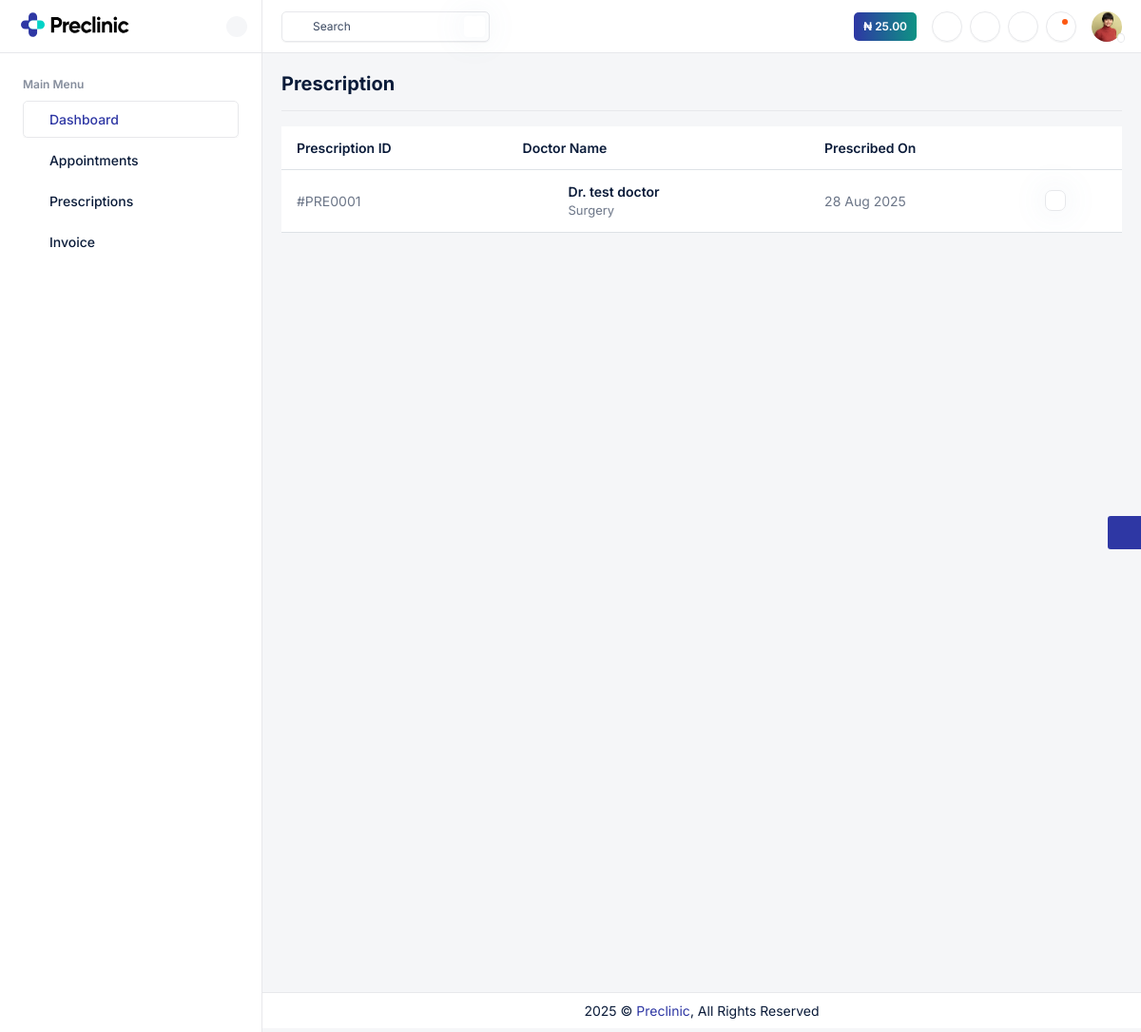
The app's page /patient/prescription/ (signed in), older data.
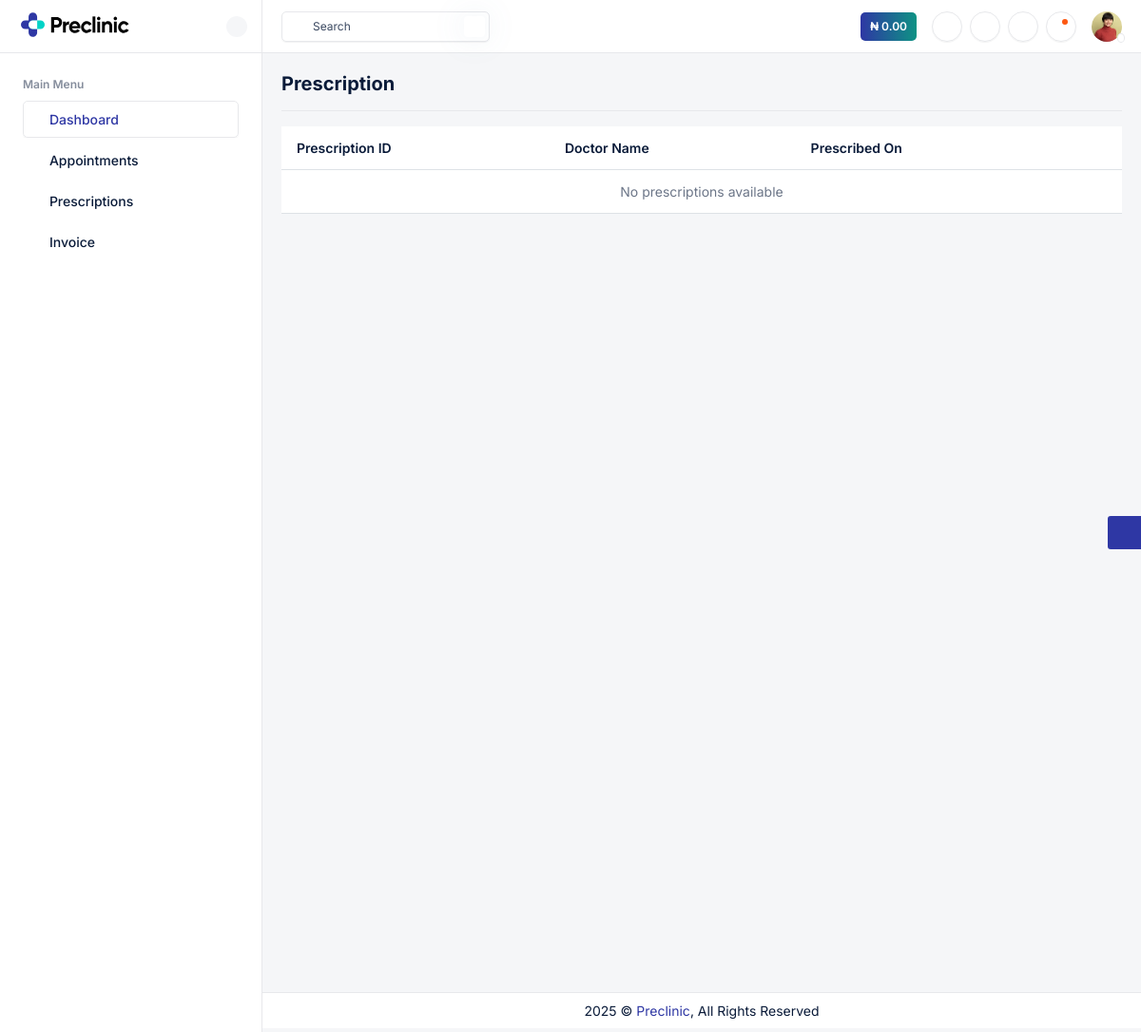
The same page, newer data.
### patients/models.py (models this page shows, shortened)
class Wallet(models.Model):
    patient = models.OneToOneField(
        "patients.Patient", on_delete=models.CASCADE, related_name="wallet"
    )
    balance = models.DecimalField(max_digits=12, decimal_places=2, default=0.00)
    created_at = models.DateTimeField(auto_now_add=True)
    updated_at = models.DateTimeField(auto_now=True)

class Prescription(models.Model):
    patient = models.ForeignKey("Patient", on_delete=models.CASCADE, related_name="prescriptions")
    doctor = models.ForeignKey("doctor.Doctor", on_delete=models.CASCADE, related_name="prescriptions")
    appointment = models.ForeignKey("Appointment", on_delete=models.SET_NULL, blank=True, null=True, related_name="prescriptions")
    title = models.CharField(max_length=100, blank=True, null=True)  # e.g. "Cardiology Prescription"
    department = models.CharField(max_length=100, blank=True, null=True)  # e.g. "Cardiology OP"
    consultation_type = models.CharField(max_length=50, blank=True, null=True)  # e.g. "Video" / "In-person"
    diagnosis = models.TextField(blank=True, null=True)
    notes = models.TextField(blank=True, null=True)
    advice = models.TextField(blank=True, null=True)  # for "Advice" section
    follow_up_notes = models.TextField(blank=True, null=True)  # e.g. "Follow up after 3 months"
    follow_up_date = models.DateField(blank=True, null=True)  # optional structured follow-up date
    doctor_signature = models.ImageField(upload_to="doctor_signatures/", blank=True, null=True)
    created_at = models.DateTimeField(auto_now_add=True)

### doctor/models.py (models this page shows, shortened)
class Doctor(models.Model):
    user = models.OneToOneField(User, on_delete=models.CASCADE, related_name="doctor_profile")
    first_name = models.CharField(max_length=20, blank=True, null=True)
    last_name = models.CharField(max_length=20, blank=True, null=True)
    doctor_id = models.CharField(max_length=20, unique=True)
    specialization = models.CharField(max_length=100)
    fee = models.CharField(max_length=20, blank=True, null=True)
    phone_number = models.CharField(max_length=20, blank=True, null=True)
    room_number = models.CharField(max_length=20, blank=True, null=True)
    date_registered = models.DateTimeField(auto_now_add=True)

### patients/views.py (the view)
# urls.py: path("prescription/", prescription, name="prescription"),
@login_required
def prescription(request):
    prescriptions = Prescription.objects.all().order_by("-created_at")
    return render(request, "patient-prescriptions.html", {"prescriptions": prescriptions})

### patients/context_processors.py (called while the page is built)
def dashboard(request):
    wallet_balance = 0
    if request.user.is_authenticated and hasattr(request.user, 'patient_profile'):
        patient = request.user.patient_profile
        wallet = getattr(patient, "wallet", None)
        wallet_balance = wallet.balance if wallet else 0
    return {
        "wallet_balance": wallet_balance,
    }

### patients/templates/patient-prescriptions.html (shortened to what this page needs)
{%extends 'base.html'%}
{%load static %}
{%block content%}
    <div class="main-wrapper">
        <div class="page-wrapper">
            <div class="content">
                <div class="d-flex align-items-sm-center flex-sm-row flex-column gap-2 pb-3 mb-3 border-1 border-bottom">
                    <div class="flex-grow-1">
                        <h4 class="fw-bold mb-0"> Prescription </h4>
                    </div>
				</div>
                <div class="table-responsive">
                    <table class="table table-nowrap datatable">
                        <thead class="thead-light">
                            <tr>
                                <th class="no-sort">Prescription ID</th>
                                <th>Doctor Name</th>
                                <th>Prescribed On</th>
                                <th></th>
                            </tr>
                        </thead>
                        <tbody>
                            {% for prescription in prescriptions %}
                            <tr>
                                <td>#PRE{{ prescription.id|stringformat:"04d" }}</td>
                                <td>
                                    <div class="d-flex align-items-center">
                                        <a href="" class="avatar avatar-md me-2">
                                            <i class="ti ti-user text-body fs-20"></i>
                                        </a>
                                        <a href="" class="text-dark fw-semibold">
                                            Dr. {{ prescription.doctor.first_name }} {{ prescription.doctor.last_name }}
                                            <span class="text-body fs-13 fw-normal d-block">
                                                {{ prescription.doctor.specialization }}
                                            </span>
                                        </a>
                                    </div>
                                </td>
                                <td>{{ prescription.created_at|date:"d M Y" }}</td>
                                <td class="action-item">
                                    <a href="javascript:void(0);" data-bs-toggle="dropdown">
                                        <i class="ti ti-dots-vertical"></i>
                                    </a>
                                </td>
                            </tr>
                            {% empty %}
                            <tr>
                                <td colspan="4" class="text-center text-muted">No prescriptions available</td>
                            </tr>
                            {% endfor %}
                        </tbody>
                    </table>
                </div>
            </div>
            <div class="footer text-center bg-white p-2 border-top">
                <p class="text-dark mb-0">2025 &copy; <a href="javascript:void(0);" class="link-primary">Preclinic</a>, All Rights Reserved</p>
            </div>
        </div>
    </div>
{%endblock content%}

### patients/templates/base.html (shortened to what the changed rows need)
{%load static%}
<!DOCTYPE html>
<html lang="en">
<head>
    <link rel="stylesheet" href="{%static 'assets/css/bootstrap.min.css'%}">
	<link rel="stylesheet" href="{%static 'assets/plugins/daterangepicker/daterangepicker.css'%}">
    <link rel="stylesheet" href="{%static 'assets/css/bootstrap-datetimepicker.min.css'%}">
	<link rel="stylesheet" href="{%static 'assets/plugins/fontawesome/css/fontawesome.min.css'%}">
	<link rel="stylesheet" href="{%static 'assets/plugins/fontawesome/css/all.min.css'%}">
    <link rel="stylesheet" href="{%static 'assets/plugins/tabler-icons/tabler-icons.min.css'%}">
    <link rel="stylesheet" href="{%static 'assets/plugins/simplebar/simplebar.min.css'%}">
    <link rel="stylesheet" href="{%static 'assets/css/style.css'%}" id="app-style">
</head>
<body>
    <div class="main-wrapper">
        <header class="navbar-header">
            <div class="page-container topbar-menu">
                <div class="d-flex align-items-center">
					<a href="javascript:void(0);" class="btn btn-liner-gradient me-3 d-lg-flex d-none">₦ {{ wallet_balance|floatformat:2 }}</a>
                    <div class="header-item">
                        <div class="dropdown me-2">
                        </div>
                    </div>
                    <div class="header-item">
                        <div class="dropdown me-2">
                        </div>
                    </div>
                    <div class="header-item d-none d-sm-flex me-2">
                        <button class="topbar-link btn btn-icon topbar-link" id="light-dark-mode" type="button">
                        </button>
                    </div>
                    <div class="header-item">
						<div class="dropdown me-3">
						</div>
					</div>
					<div class="dropdown profile-dropdown d-flex align-items-center justify-content-center">
                        <a href="javascript:void(0);" class="topbar-link dropdown-toggle drop-arrow-none position-relative" data-bs-toggle="dropdown" data-bs-offset="0,22" aria-haspopup="false" aria-expanded="false">
                        </a>
                    </div>
                </div>
            </div>
        </header>
{%block content%}
{%endblock content%}
</body>
</html>

Row changes from the older to the newer data that the page shows:
removed Prescription: id "0001", doctor.first_name "test", doctor.last_name "doctor", doctor.specialization "Surgery", created_at "28 Aug 2025"
changed Wallet: balance "25.00" → "0.00"
Text that changed along with them:
text now shown: "No prescriptions available"
